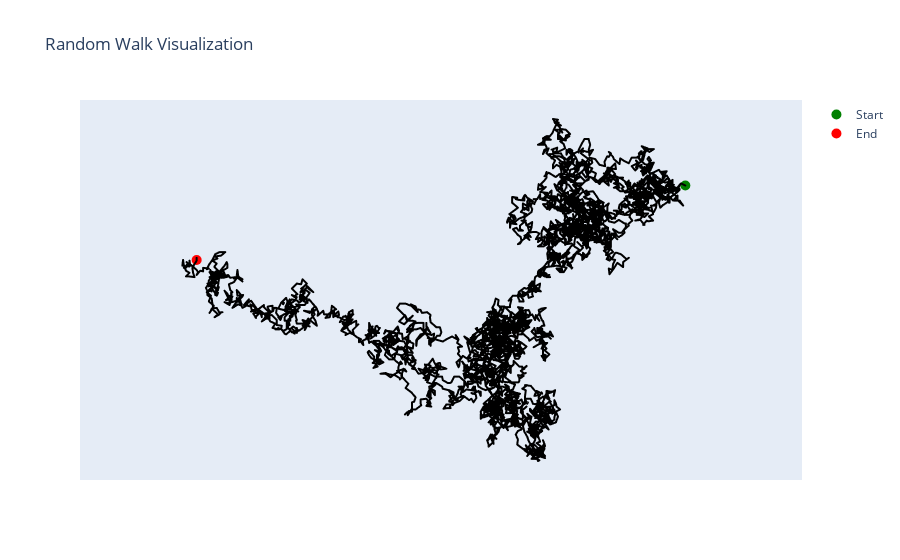

This figure's notebook cell:
### Code cell
# Create and fill the random walk
rw = RandomWalk(5000)
rw.fill_walk()

# Create a DataFrame for Plotly
df = pd.DataFrame({
    'x': rw.x_values,
    'y': rw.y_values,
    'step': range(rw.num_points)
})

# Use scatter with mode="lines" to allow continuous coloring
fig = px.scatter(
    df, x='x', y='y',
    color='step',
    color_continuous_scale='Blues',
    title='Random Walk Visualization',
)

# Convert to line appearance by connecting the dots
fig.update_traces(mode='lines')

# Add start and end points
fig.add_scatter(x=[0], y=[0],
                mode='markers',
                marker=dict(size=10, color='green'),
                name='Start')

fig.add_scatter(x=[rw.x_values[-1]], y=[rw.y_values[-1]],
                mode='markers',
                marker=dict(size=10, color='red'),
                name='End')

# Make axes equal and hide them
fig.update_layout(
    xaxis=dict(scaleanchor="y", visible=False),
    yaxis=dict(visible=False),
    showlegend=True
)

fig.show()

### Figure 1 — Plotly figure (JSON) as saved in the notebook; plotly's stock layout.template omitted (floating-point values rounded to 4 significant figures; data arrays with more than 128 entries replaced by an {"elided": "..."} marker saying what was removed)
{"data": [{"hovertemplate": "x=%{x}<br>y=%{y}<br>step=%{marker.color}<extra></extra>", "legendgroup": "", "marker": {"color": {"elided": "5000 int values"}, "coloraxis": "coloraxis", "symbol": "circle"}, "mode": "lines", "name": "", "showlegend": false, "type": "scattergl", "x": {"elided": "5000 int values"}, "xaxis": "x", "y": {"elided": "5000 int values"}, "yaxis": "y"}, {"marker": {"color": "green", "size": 10}, "mode": "markers", "name": "Start", "type": "scatter", "x": [0], "y": [0]}, {"marker": {"color": "red", "size": 10}, "mode": "markers", "name": "End", "type": "scatter", "x": [-683], "y": [-104]}], "layout": {"coloraxis": {"colorbar": {"title": {"text": "step"}}, "colorscale": [[0, "rgb(247,251,255)"], [0.125, "rgb(222,235,247)"], [0.25, "rgb(198,219,239)"], [0.375, "rgb(158,202,225)"], [0.5, "rgb(107,174,214)"], [0.625, "rgb(66,146,198)"], [0.75, "rgb(33,113,181)"], [0.875, "rgb(8,81,156)"], [1, "rgb(8,48,107)"]]}, "legend": {"tracegroupgap": 0}, "showlegend": true, "title": {"text": "Random Walk Visualization"}, "xaxis": {"anchor": "y", "domain": [0, 1], "scaleanchor": "y", "title": {"text": "x"}, "visible": false}, "yaxis": {"anchor": "x", "domain": [0, 1], "title": {"text": "y"}, "visible": false}}}
